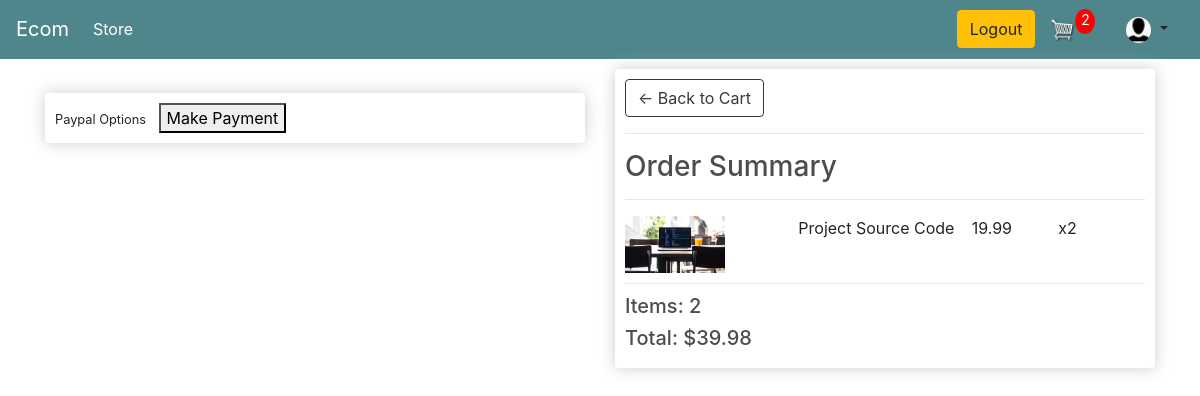
Screenshot of /checkout/ (signed in) with the database file from the repository.
### store/models.py (models this page shows, shortened)
class Customer(models.Model):
    id = models.AutoField(primary_key=True)
    user = models.OneToOneField(User, on_delete=models.CASCADE, default='', related_name='customer', null=True)
    name = models.CharField(max_length=200, null=True)
    email = models.EmailField(max_length=200, null=True)
    image = models.ImageField(default='default.png', upload_to="profile_pics")

class CartItem(models.Model):
    product = models.ForeignKey(Product, on_delete=models.SET_NULL, null=True, blank=True)
    cart = models.ForeignKey(Cart, on_delete=models.SET_NULL, null=True, blank=True)
    quantity = models.IntegerField(default=0, null=True, blank=True)
    is_checked = models.BooleanField(default=True)
    date_added = models.DateTimeField(auto_now_add=True)
    @property
    def get_total(self):
        return self.quantity * self.product.price

class Product(models.Model):
    name = models.CharField(max_length=200, null=True)
    price = models.FloatField()
    discount_price = models.FloatField(default=0.0)
    digital = models.BooleanField(default=False, null=True, blank=True)
    image = models.ImageField(null=True, blank=True)
    @property
    def imageURL(self):
        try:
            url = self.image.url
        except:
            url = ''
        return url

class Cart(models.Model):
    customer = models.ForeignKey(Customer, on_delete=models.SET_NULL, null=True, blank=True)
    created = models.DateTimeField(auto_now_add=True)
    modified = models.DateTimeField(auto_now=True)
    transaction_id = models.CharField(max_length=100, null=True)
    @property
    def shipping(self):
        shipping = False
        cart_items = self.cartitem_set.all()
        for item in cart_items:
            if item.product.digital == False:
                shipping = True
                break
        return shipping
    @property
    def get_cart_total(self):
        cart_items = self.cartitem_set.filter(is_checked=True)
        return sum([item.get_total for item in cart_items])
    @property
    def get_all_cart_item_count(self):
        cart_items = self.cartitem_set.all()
        return sum([item.quantity for item in cart_items])
    @property
    def get_checked_item_count(self):
        cart_items = self.cartitem_set.filter(is_checked=True)
        return sum([item.quantity for item in cart_items])

### store/views.py (the view)
# urls.py: path('checkout/', store_views.checkout, name = 'checkout'),
def checkout(request):
    cookieData = cartData(request=request)
    items = cookieData['items']
    checked_item_count = 0
    is_all_item_available = True
    for item in items:
        if request.user.is_authenticated:
            if item.is_checked: checked_item_count += 1
            stockInfo = Stock.objects.filter(product=item.product).first()
            if stockInfo.effective_order_limit < item.quantity:
                is_all_item_available = False
        else:
            if item['is_checked']: checked_item_count += 1
            product = Product.objects.get(id=item['product']['id'])
            stockInfo = Stock.objects.filter(product=product).first()
            if stockInfo.effective_order_limit < item['quantity']:
                is_all_item_available = False
    if checked_item_count == 0 or not is_all_item_available:
        return redirect('/cart/')
    context={ 'items': items, 'cart': cookieData['cart'], 'noOfCartItems':  cookieData['noOfCartItems'] }
    if not request.user.is_authenticated:
        messages.success(request, "You can now order from us without Login into the site!")
    return render(request, 'store/checkout.html', context)

### store/models.py (called while the page is built)
    @property
    def no_of_purchased_unit(self):
        all_purchased_items = PurchasedItem.objects.filter(product=self.product)
        return sum([item.quantity for item in all_purchased_items]) if len(all_purchased_items) > 0 else 0

    @property
    def no_of_sold_unit(self):
        all_sold_items = SoldItem.objects.filter(product=self.product)
        return sum([item.quantity for item in all_sold_items]) if len(all_sold_items) > 0 else 0

    @property
    def no_of_item_in_stock(self):
        return self.no_of_purchased_unit - self.no_of_sold_unit

    @property
    def effective_order_limit(self):
        return min(self.order_limit, self.no_of_item_in_stock)

### store/utils.py (called while the page is built)
def cartData(request):
    if request.user.is_authenticated:
        customer = request.user.customer
        cart, created = Cart.objects.get_or_create(customer=customer)
        items = cart.cartitem_set.all()
        noOfCartItems = cart.get_all_cart_item_count
    else:
        cookieData = cookieCart(request=request)
        noOfCartItems = cookieData['noOfCartItems']
        cart = cookieData['cart']
        items = cookieData['items']
    return {
        'noOfCartItems': noOfCartItems,
        'cart': cart,
        'items': items
    }

### templates/store/checkout.html (shortened to what this page needs)
{% extends 'store/main.html' %}
{% load static %}
{% block content %}
    <div class="row">
        <div class="col-lg-6">
            <br>
            <div class="box-element hidden" id="payment-info">
                <small>Paypal Options</small>
                <button id="make-payment" class="ml-2">Make Payment</button>
            </div>
        </div>
        <div class="col-lg-6">
            <div class="box-element">
                <a  class="btn btn-outline-dark" href="{% url 'cart' %}">&#x2190; Back to Cart</a>
                <hr>
                <h3>Order Summary</h3>
                <hr>
                {% for item in items %}
                    {% if item.is_checked %}
                        <div class="cart-row">
                            <div style="flex:2"><img class="row-image" src="{{item.product.imageURL}} "></div>
                            <div style="flex:2"><p>{{item.product.name}}</p></div>
                            <div style="flex:1"><p>{{item.product.price|floatformat:2}}</p></div>
                            <div style="flex:1"><p>x{{item.quantity}}</p></div>
                        </div>
                    {% endif %}
                {% endfor %}
                <h5>Items:   {{cart.get_checked_item_count}}</h5>
                <h5>Total:   ${{cart.get_cart_total|floatformat:2}}</h5>
            </div>
        </div>
    </div>
    <link rel="stylesheet" href="https://cdn.jsdelivr.net/npm/pixeden-stroke-7-icon@1.2.3/pe-icon-7-stroke/dist/pe-icon-7-stroke.min.css">
    <link href="https://cdn.jsdelivr.net/npm/bootstrap@4.4.1/dist/css/bootstrap.min.css" rel="stylesheet">
{% endblock content %}

### templates/store/main.html (shortened to what this page needs)
<!DOCTYPE html>
{% load static %}
<html>
    <head>
           <link rel="stylesheet" href="https://stackpath.bootstrapcdn.com/bootstrap/4.4.1/css/bootstrap.min.css">
           <link rel="stylesheet" type="text/css" href="{% static 'css/main.css' %}">
            <link href="https://cdn.jsdelivr.net/npm/bootstrap@4.4.1/dist/css/bootstrap.min.css" rel="stylesheet">
            <link rel="stylesheet" href="https://cdn.jsdelivr.net/npm/pixeden-stroke-7-icon@1.2.3/pe-icon-7-stroke/dist/pe-icon-7-stroke.min.css">
    </head>
    <body>
        <nav class="navbar navbar-expand-lg navbar-dark bg-dark" style="background-color:#4f868c !important">
            <a class="navbar-brand" href="{% url 'store' %}">Ecom</a>
            <div class="collapse navbar-collapse" id="navbarSupportedContent">
                <ul class="navbar-nav mr-auto">
                    <li class="nav-item active">
                        <a class="nav-link" href="{% url 'store' %}">Store <span class="sr-only">(current)</span></a>
                    </li>
                </ul>
                <div class="form-inline my-2 my-lg-0">
                    {% if user.is_authenticated %}
                        <a href={%url 'logout'%} class="btn btn-warning">Logout</a>
                    {% else %}
                        <a href={%url 'login'%} class="btn btn-warning mr-3">Login</a>
                        {% comment %} <a class="nav-item nav-link" href={%url 'login'%}>Login</a> {% endcomment %}
                        <a href={%url 'register'%} class="btn btn-success">Register</a>
                    {% endif %}
                    <a href="{% url 'cart' %}">
                        <img  id="cart-icon" src="{% static 'images/cart.png' %}">
                    </a>
                    <p id="cart-total">{{ noOfCartItems }}</p>
                </div>
                <div class="nav-item dropdown p-0 m-0">
                    <a class="nav-link dropdown-toggle" role="button" data-toggle="dropdown" aria-haspopup="true" aria-expanded="false">
                        <img id="profile-icon" class="rounded-circle article-img" src="{{ request.user.customer.image.url }}">
                    </a>
                </div>
            </div>
        </nav>
         <div class="container">
            {% block content %}
            {% endblock content %}
         </div>
    </body>
</html>

### static/css/main.css (style rules this page uses)
body { background-color: hsl(0, 0%, 98%); }
h1,h2,h3,h4,h5,h6 { color:hsl(0, 0%, 30%); }
.box-element { box-shadow:hsl(0, 0%, 80%) 0 0 16px; background-color: #fff; border-radius: 4px; padding: 10px; }
.bg-dark { background-color: #4f868c!important; }
#cart-icon { width:25px; display: inline-block; margin-left: 15px; }
#profile-icon { width:25px; display: inline-block; margin-left: 15px; }
#cart-total { display: block; text-align: center; color:#fff; background-color: red; width: 20px; height: 25px; border-radius: 50%; font-size: 14px; }
.col-lg-4, .col-lg-6, .col-lg-8, .col-lg-12 { margin-top: 10px; }
.btn { border-radius: 0; }
.row-image { width: 100px; }
.cart-row { display: flex; align-items: flex-stretch; padding-bottom: 10px; margin-bottom: 10px; border-bottom: 1px solid #ececec; }

### rows the page displays
CartItem: product.imageURL (picture), product.name "Project Source Code", product.price "19.99", quantity "2"
Cart: get_checked_item_count "2", get_cart_total "39.98"

### other values shown
{{ noOfCartItems }} "2"
